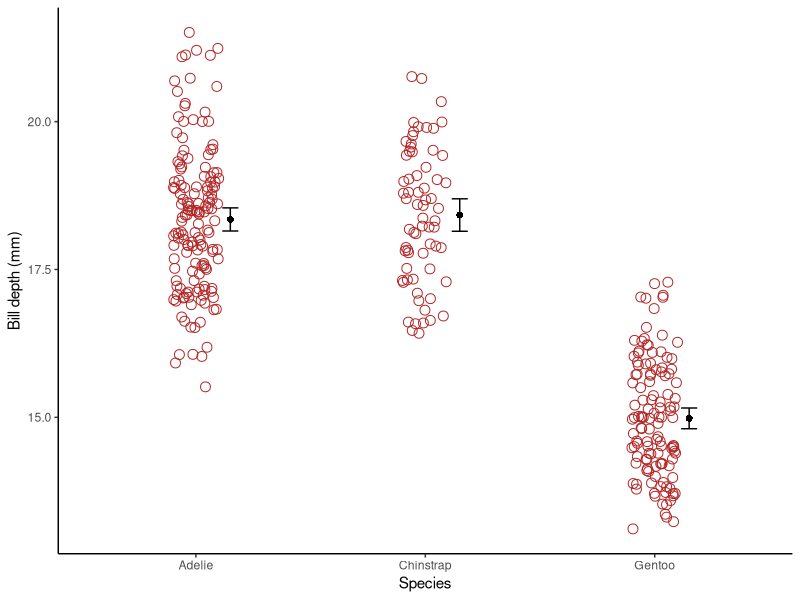

The R source for this figure:
## ---- chunk 1
knitr::opts_chunk$set(echo = TRUE)
## ---- chunk 2
sessionInfo()
## ---- chunk 3
library(ggplot2)
library(tidyverse)
library(palmerpenguins)
library(kableExtra)
## ---- chunk 4
penguin.stats <- penguins %>% 
  group_by(species) %>% 
  summarise(mean.bill.depth = mean(bill_depth_mm, na.rm = T), 
            confint.low.bill.depth = t.test(bill_depth_mm, na.rm = T, conf.level = 0.95)$conf.int[1],
            confint.hi.bill.depth = t.test(bill_depth_mm, na.rm = T, conf.level = 0.95)$conf.int[2],
            count.bill.depth = sum(!is.na(bill_depth_mm)))
## ---- chunk 5
options(knitr.kable.NA = '') # suppress showing NA values in table
kable(penguin.stats, format = "html", 
      caption = "Table 1: Summary statistics for the penguin species.", 
      digits = c(0, 2, 3, 3, 0), 
      align = "rrrrr") %>%
  kable_styling(position = "left")
## ---- chunk 6
# call the lower and upper confidence limits "ymin" and "ymax" respectively
confint.fun.ttest <- function(x, conf = 0.95){
  return(data.frame(Mean = mean(x, na.rm = T),
                    ymin  = t.test(x, conf.level = conf)$conf.int[1],
                    ymax = t.test(x, conf.level = conf)$conf.int[2]))}
## ---- chunk 7
penguins.stripchart <- penguins %>% ggplot(aes(x = species, y = bill_depth_mm)) +
    geom_jitter(color = "firebrick", size = 3, shape = 1, width = 0.1)
## ---- chunk 8
penguins.stripchart.bars <- penguins.stripchart + 
stat_summary(fun.data = confint.fun.ttest, geom = "errorbar", 
                 colour = "black", width = 0.07, position = position_nudge(x = 0.15))
## ---- chunk 9
penguins.stripchart.bars.mean <- penguins.stripchart.bars + stat_summary(fun = mean, geom = "point", size = 2, shape = 16, position = position_nudge(x = 0.15)) + 
    labs(x = "Species", y = "Bill depth (mm)") + 
    theme_classic()
## ---- chunk 10
penguins.stripchart.bars.mean
